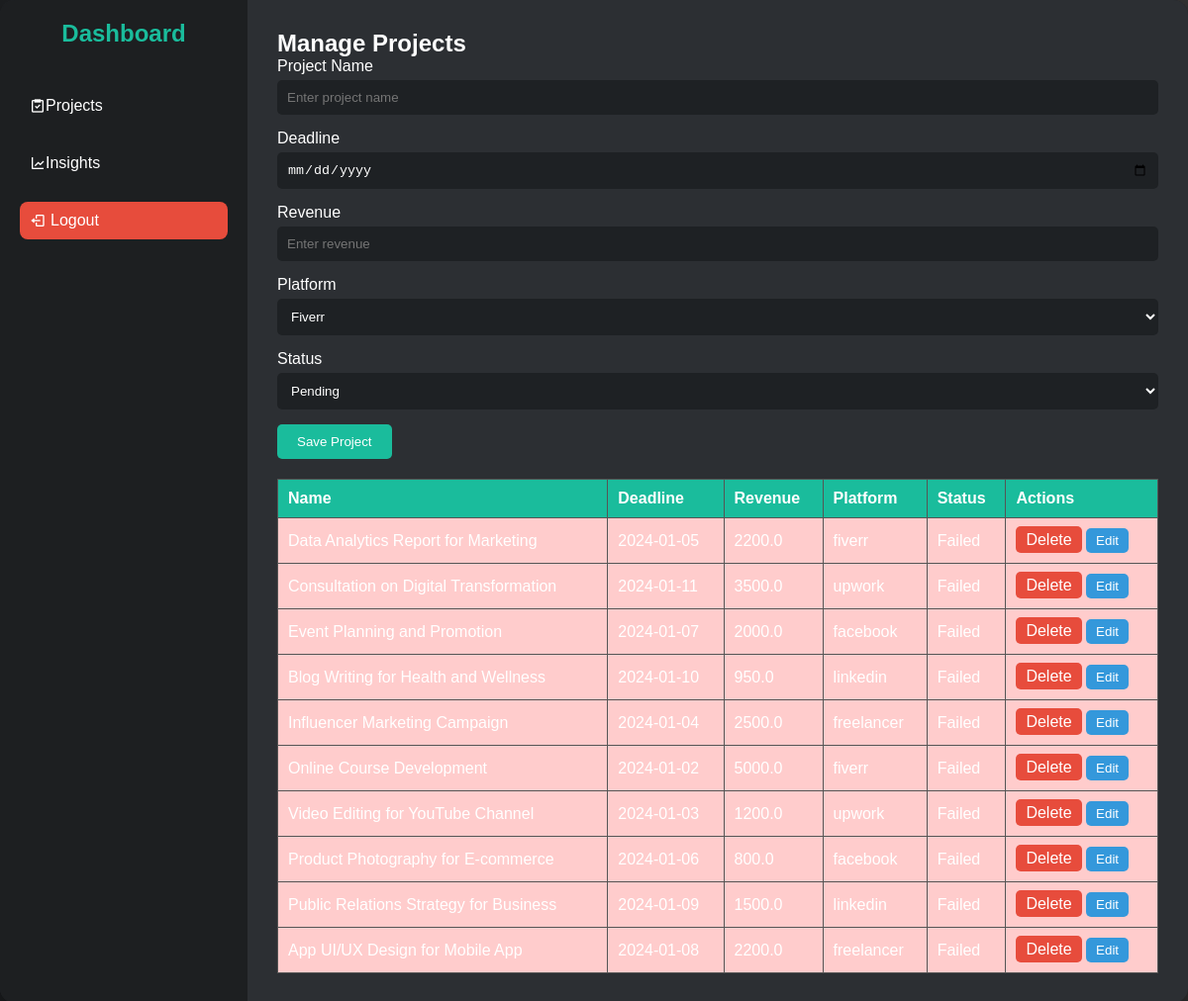
/dashboard (signed in), run on the app's committed database.
### tables this page shows
CREATE TABLE projects (
            id INTEGER PRIMARY KEY AUTOINCREMENT,
            user_id INTEGER NOT NULL,
            project_name TEXT NOT NULL,
            deadline TEXT NOT NULL,
            revenue REAL NOT NULL,
            platform TEXT NOT NULL,  -- New column for platform
            status TEXT NOT NULL,    -- New column for status
            FOREIGN KEY (user_id) REFERENCES users (id)
        );

### app.py (the view, shortened to what this page needs)
@app.route("/dashboard", methods=["GET", "POST"])
def dashboard():
    if "user_id" not in session:
        flash("Please log in to access the dashboard.", "error")
        return redirect(url_for("main"))
    user_id = session["user_id"]
    conn = sqlite3.connect(os.path.join(currentdirectory, "users1.db"))
    cursor = conn.cursor()
    cursor.execute("SELECT id, project_name, deadline, revenue, platform, status FROM projects WHERE user_id = ?", (user_id,))
    projects = cursor.fetchall()
    conn.close()
    return render_template("dashboard.html", projects=projects)

### templates/dashboard.html (shortened to what this page needs)
<!DOCTYPE html>
<html lang="en">
<head>
    <link href="https://unpkg.com/boxicons@2.1.4/css/boxicons.min.css" rel="stylesheet">
</head>
<body>
    <div class="dashboard-container">
        <div class="sidebar">
            <h2>Dashboard</h2>
            <ul>
                <li><a href="#" id="menu-projects"><i class="bx bx-task"></i> Projects</a></li>
                <li><a href="#" id="menu-insights"><i class="bx bx-line-chart"></i> Insights</a></li>
                <li>
                    <a href="{{ url_for('logout') }}" id="menu-logout" class="logout-button">
                        <i class="bx bx-log-out"></i> Logout
                    </a>
                </li>
            </ul>
        </div>
        <div class="main-content" id="main-content">
            <div id="projects-section">
                <h2>Manage Projects</h2>
                <form action="/dashboard" method="POST">
                    <div class="form-group">
                        <label for="project-name">Project Name</label>
                        <input type="text" id="project-name" name="project_name" placeholder="Enter project name" required>
                    </div>
                    <div class="form-group">
                        <label for="project-deadline">Deadline</label>
                        <input type="date" id="project-deadline" name="deadline" required>
                    </div>
                    <div class="form-group">
                        <label for="project-revenue">Revenue</label>
                        <input type="number" id="project-revenue" name="revenue" placeholder="Enter revenue" required>
                    </div>
                    <div class="form-group">
                        <label for="project-platform">Platform</label>
                        <select id="project-platform" name="platform" required>
                            <option value="fiverr">Fiverr</option>
                        </select>
                    </div>
                    <div class="form-group">
                        <label for="project-status">Status</label>
                        <select id="project-status" name="status" required>
                            <option value="pending">Pending</option>
                        </select>
                    </div>
                    <div class="form-group">
                        <button type="submit">Save Project</button>
                           </div>
                </form>
<table id="project-table">
    <thead>
        <tr>
            <th>Name</th>
            <th>Deadline</th>
            <th>Revenue</th>
            <th>Platform</th>
            <th>Status</th>
            <th>Actions</th>
        </tr>
    </thead>
    <tbody>
        {% for project in projects %}
        <tr data-project-id="{{ project[0] }}">
            <td class="project-name">{{ project[1] }}</td>
            <td class="project-deadline">{{ project[2] }}</td>
            <td class="project-revenue">{{ project[3] }}</td>
            <td class="project-platform">{{ project[4] }}</td>
            <td class="project-status">{{ project[5] }}</td>
            <td>
                <a href="{{ url_for('delete_project', project_id=project[0]) }}" class="btn-delete">Delete</a>
                <button class="btn-edit">Edit</button>
            </td>
        </tr>
        {% endfor %}
    </tbody>
</table>
            </div>
</body>
</html>

### templates/dashboard.html (style rules this page uses)
.overdue { background-color: #ffcccc; }
* { margin: 0; padding: 0; box-sizing: border-box; }
body { font-family: 'Arial', sans-serif; background: linear-gradient(to right, #1d1f21, #333); color: #fff; display: flex; justify-content: center; align-items: center; min-height: 100vh; }
.dashboard-container { display: grid; grid-template-columns: 250px 1fr; max-width: 1400px; width: 100%; background: #22252a; border-radius: 15px; box-shadow: 0 15px 30px rgba(0, 0, 0, 0.5); overflow: hidden; transition: transform 0.3s ease-in-out; }
.sidebar { background: #1d1f21; display: flex; flex-direction: column; padding: 20px; transition: background-color 0.3s ease; }
.sidebar h2 { font-size: 1.5rem; text-align: center; margin-bottom: 30px; color: #1ABC9C; }
.sidebar ul { list-style: none; display: flex; flex-direction: column; }
.sidebar ul li { margin: 10px 0; }
.sidebar ul li a { display: flex; align-items: center; text-decoration: none; color: #fff; padding: 10px; border-radius: 8px; transition: all 0.3s ease; }
.main-content { padding: 30px; background: #2c2f33; transition: background-color 0.3s ease; }
.form-group { margin-bottom: 15px; transition: background-color 0.3s ease; }
.form-group label { display: block; font-size: 1rem; margin-bottom: 5px; }
.form-group input, .form-group select { width: 100%; padding: 10px; border: none; border-radius: 5px; background: #1e2124; color: #fff; transition: background-color 0.3s ease; }
.form-group button { background: #1ABC9C; border: none; padding: 10px 20px; color: #fff; cursor: pointer; border-radius: 5px; transition: background-color 0.3s ease; }
table { width: 100%; border-collapse: collapse; margin-top: 20px; }
table, th, td { border: 1px solid #555; }
th, td { padding: 10px; text-align: left; }
th { background: #1ABC9C; color: #fff; }
td a { background: #E74C3C; color: #fff; padding: 5px 10px; border-radius: 5px; text-decoration: none; transition: background-color 0.3s ease; }
.logout-button { color: white; background-color: #e74c3c; padding: 10px 15px; border-radius: 5px; text-decoration: none; display: inline-block; }
.logout-button i { margin-right: 5px; }
.btn-edit { background: #3498DB; color: #fff; padding: 5px 10px; border-radius: 5px; border: none; cursor: pointer; transition: background-color 0.3s ease; }

### data on the page
projects: project_name "Data Analytics Report for Marketing", deadline "2024-01-05", revenue "2200.0", platform "fiverr"
projects: project_name "Consultation on Digital Transformation", deadline "2024-01-11", revenue "3500.0", platform "upwork"
projects: project_name "Event Planning and Promotion", deadline "2024-01-07", revenue "2000.0", platform "facebook"
projects: project_name "Blog Writing for Health and Wellness", deadline "2024-01-10", revenue "950.0", platform "linkedin"
projects: project_name "Influencer Marketing Campaign", deadline "2024-01-04", revenue "2500.0", platform "freelancer"
projects: project_name "Online Course Development", deadline "2024-01-02", revenue "5000.0", platform "fiverr"
projects: project_name "Video Editing for YouTube Channel", deadline "2024-01-03", revenue "1200.0", platform "upwork"
projects: project_name "Product Photography for E-commerce", deadline "2024-01-06", revenue "800.0", platform "facebook"
projects: project_name "Public Relations Strategy for Business", deadline "2024-01-09", revenue "1500.0", platform "linkedin"
projects: project_name "App UI/UX Design for Mobile App", deadline "2024-01-08", revenue "2200.0", platform "freelancer"
